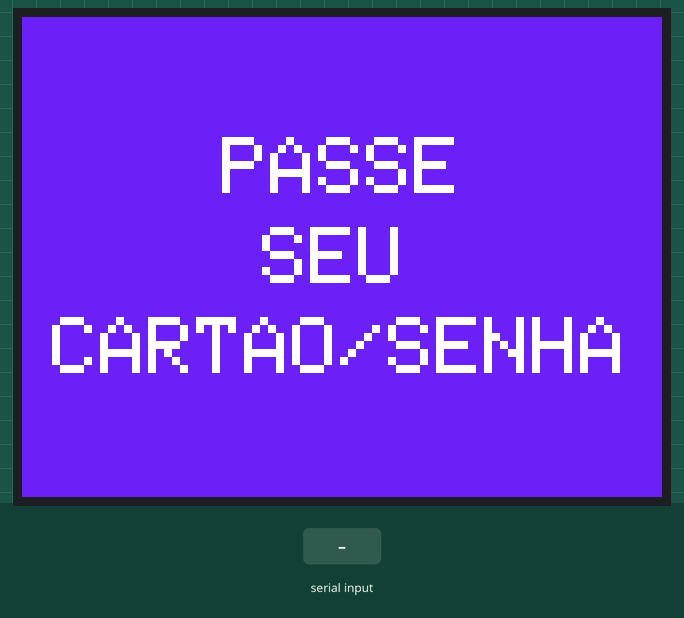
The sketch below on a simulated Arduino Uno, built with avr-gcc and run on an emulated ATmega328P. Parts: 320×240 colour display. The inputs (shaded band) are chosen by the test bench.

Above: at 1.4 s.
1.5 s: "1" received over the second serial link
At 1.8 s:
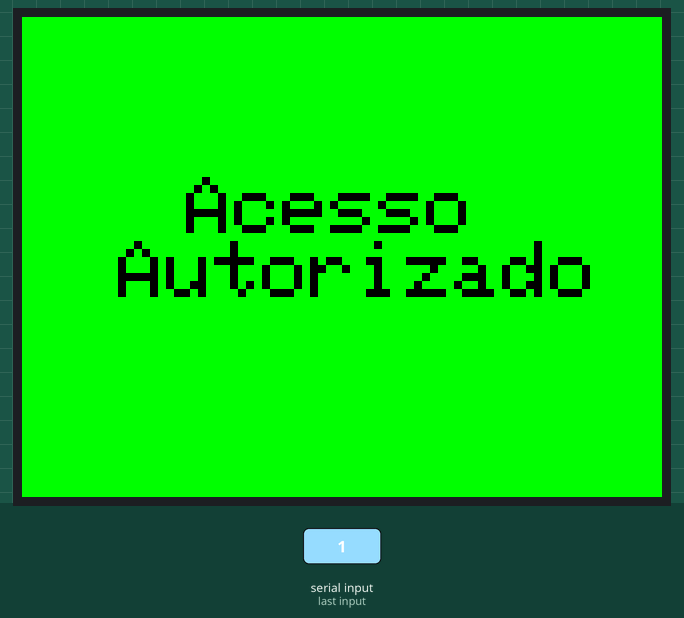
4.5 s: "2" received over the second serial link
At 5.3 s:
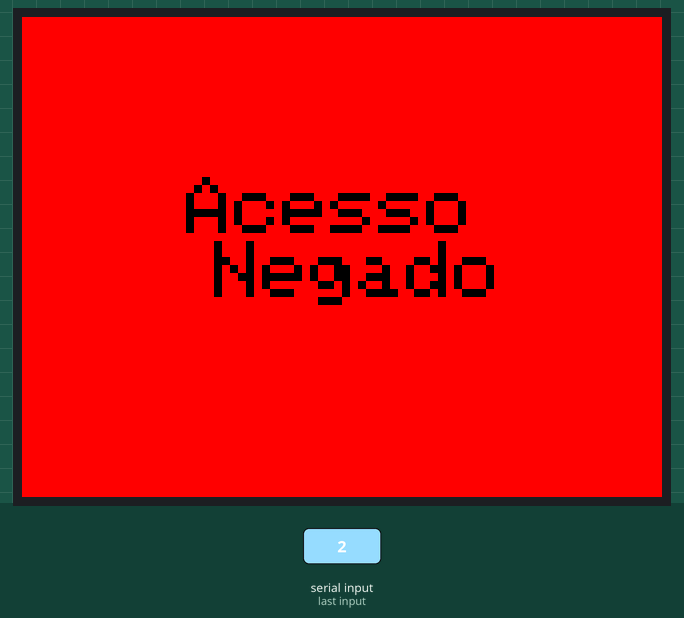
7.5 s: "0" received over the second serial link
9.0 s: "3" received over the second serial link
At 10.0 s:
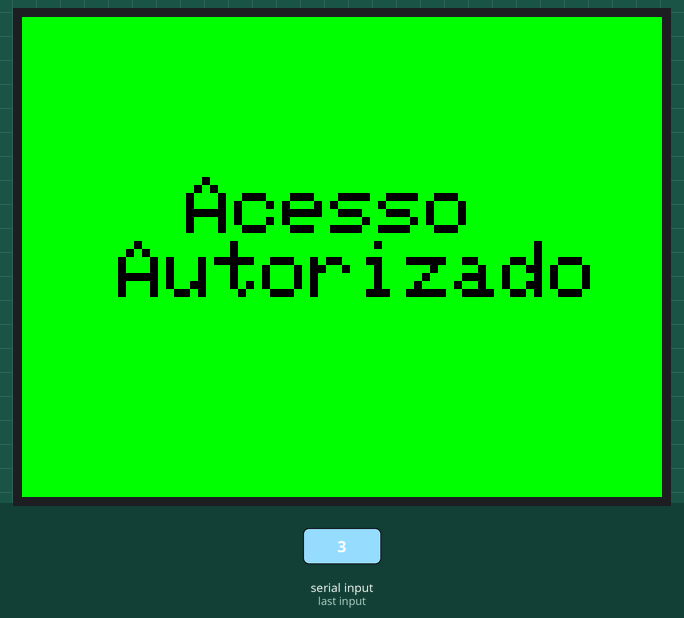
12.0 s: "4" received over the second serial link
At 13.4 s:
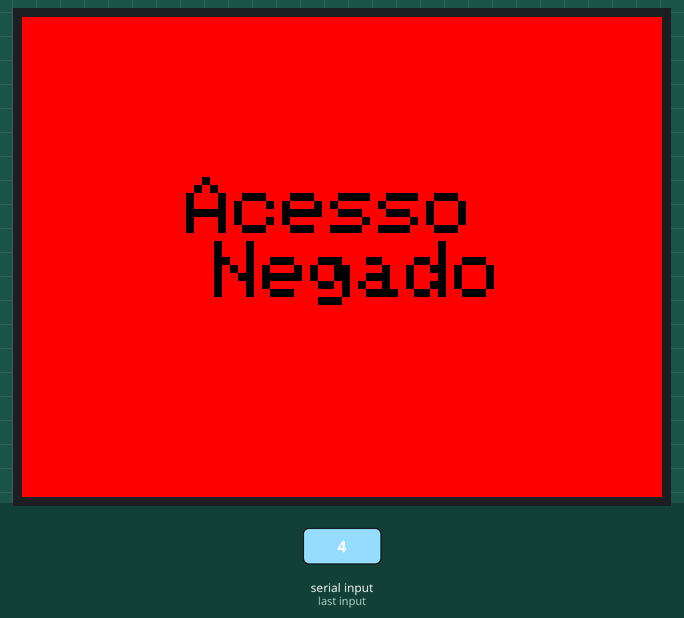
Timing chart, 0 to 15.0 s (numbered marks = the images above; inputs shaded):
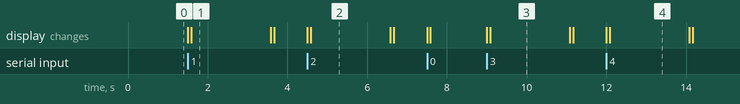

The sketch:

AURA_SYSTEM_MASTER_.ino
```cpp
//******************************************************//
// BIBLIOTECAS //

#include <MCUFRIEND_kbv.h> // Biblioteca responsavel pelo LCD
#include <SoftwareSerial.h> // Biblioteca para abrir pinos para conexão Serial

//******************************************************//

//******************************************************//
// DEFINICOES //

#define PRETO   0x0000  // Define a cor preta no LCD
#define BRANCO 0xFFFF   // Define a cor branca no LCD
#define VERDE 0x07E0    // Define a cor verde no LCD
#define VERMELHO 0xF800 // Define a cor vermelho no LCD
#define TEAL 0xD2691E

//******************************************************//


MCUFRIEND_kbv tft; // Instancia de um objeto MCUFRIEND
SoftwareSerial BTSerial(10,11); // RX, TX

char cartao; // Variavel que fará a verificação do que estásendo lido pela comunicação Bluetooth

void setup() {

  BTSerial.begin(38400); // Inicializacao BTSerial
  Serial.begin(9600);

  // Inicializacao do LCD
  uint16_t ID = tft.readID(); // Leitura do codigo de identificacao do controlador
  tft.begin(ID);
  telaInicial();

 }

 void loop(){

  InicializacaoLCD();

 }

 void acessoAutorizado() {

  tft.setRotation(1);      // Define a posicao(rotaçao) do texto que ficara no LCD
  tft.fillScreen(VERDE);   // Preenche o LCD com a cor definida
  tft.setCursor(10,80);    // Define a posicao que o texto aparecera(linha, coluna)
  tft.setTextColor(PRETO); // Define a cor que o texto aparecera
  tft.setTextSize(4.5);    // Define o tamanha do texto
  tft.print("   Acesso\n  Autorizado");
  delay(2000);

}

void acessoNegado() {

  tft.setRotation(1);
  tft.fillScreen(VERMELHO);
  tft.setCursor(10,80);
  tft.setTextColor(PRETO);
  tft.setTextSize(4.5);
  tft.print("   Acesso\n    Negado  ");
  delay(2000);

}

void telaInicial() {

  tft.setRotation(1);
  tft.fillScreen(TEAL);
  tft.setCursor(100,60);
  tft.setTextColor(BRANCO);
  tft.setTextSize(4.5);
  tft.print("PASSE");
  tft.setCursor(120,105);
  tft.setTextColor(BRANCO);
  tft.setTextSize(4.5);
  tft.print("SEU");
  tft.setCursor(15,150);
  tft.setTextColor(BRANCO);
  tft.setTextSize(4.5);
  tft.print("CARTAO/SENHA");

}

void InicializacaoLCD() {

  // Verificando a condicao do Bluetooth
  if(BTSerial.available()) {

    // variavel cartao recebendo a condicao lida(enviada) pelo Bluetooth
    cartao = BTSerial.read();

    if(cartao == '1') {
      acessoAutorizado();
      telaInicial();
    }
    else if(cartao == '2') {
      acessoNegado();
      telaInicial();
    }
    else if(cartao == '3') {
      acessoAutorizado();
      telaInicial();
    }
    else if(cartao == '4') {
      acessoNegado();
      telaInicial();
    }
    else {
      telaInicial();
    }
  }

}
```

Measured:
- after the input at 1.5 s, the display: first changes at once (image 1 shows a later state)
- after the input at 4.5 s, the display: first changes at once (image 2 shows a later state)
- after the input at 9.0 s, the display: first changes at once (image 3 shows a later state)
- after the input at 12.0 s, the display: first changes at once (image 4 shows a later state)
- what the display in image 1 shows lasts 2.0 s, from 1.6 s to 3.6 s
